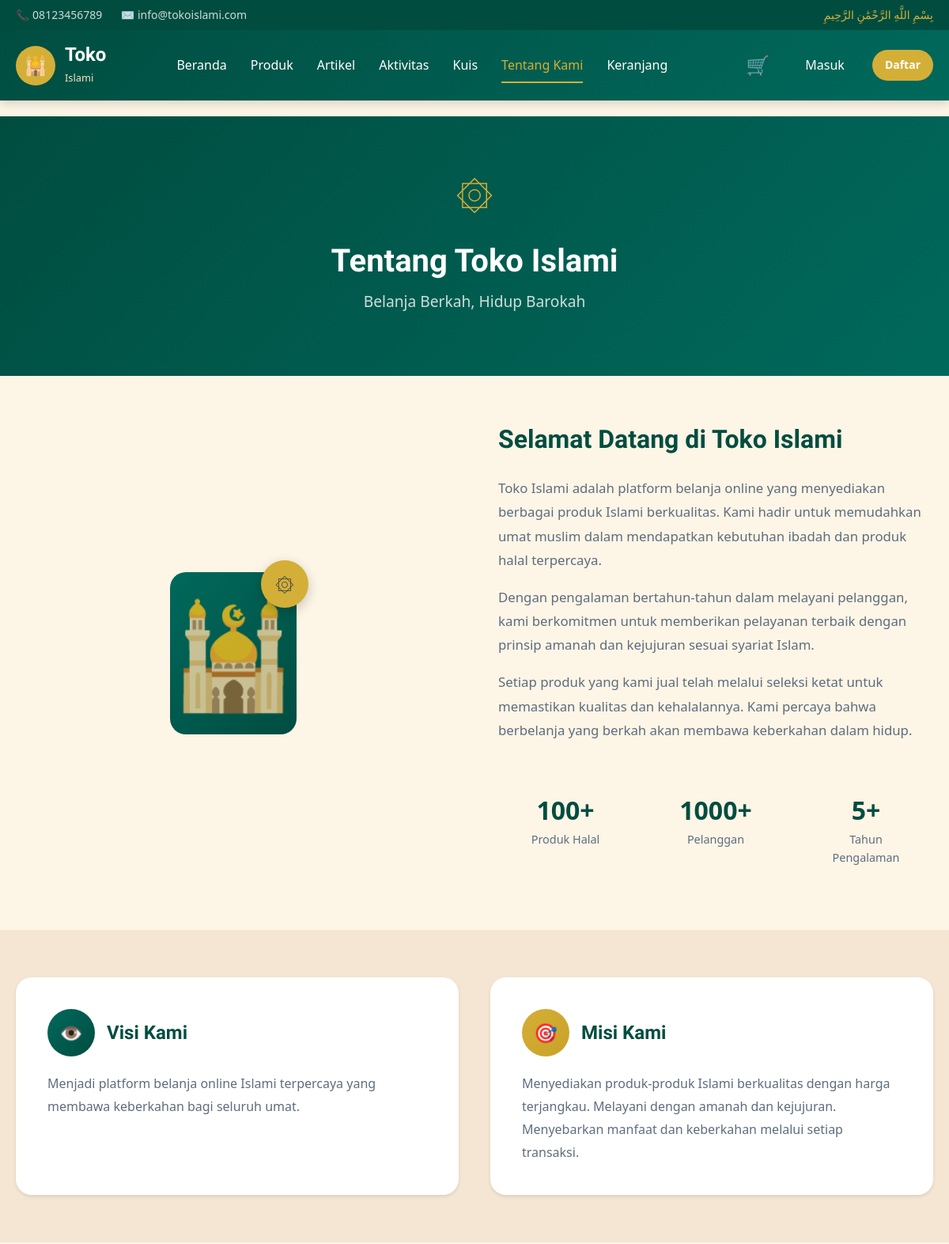
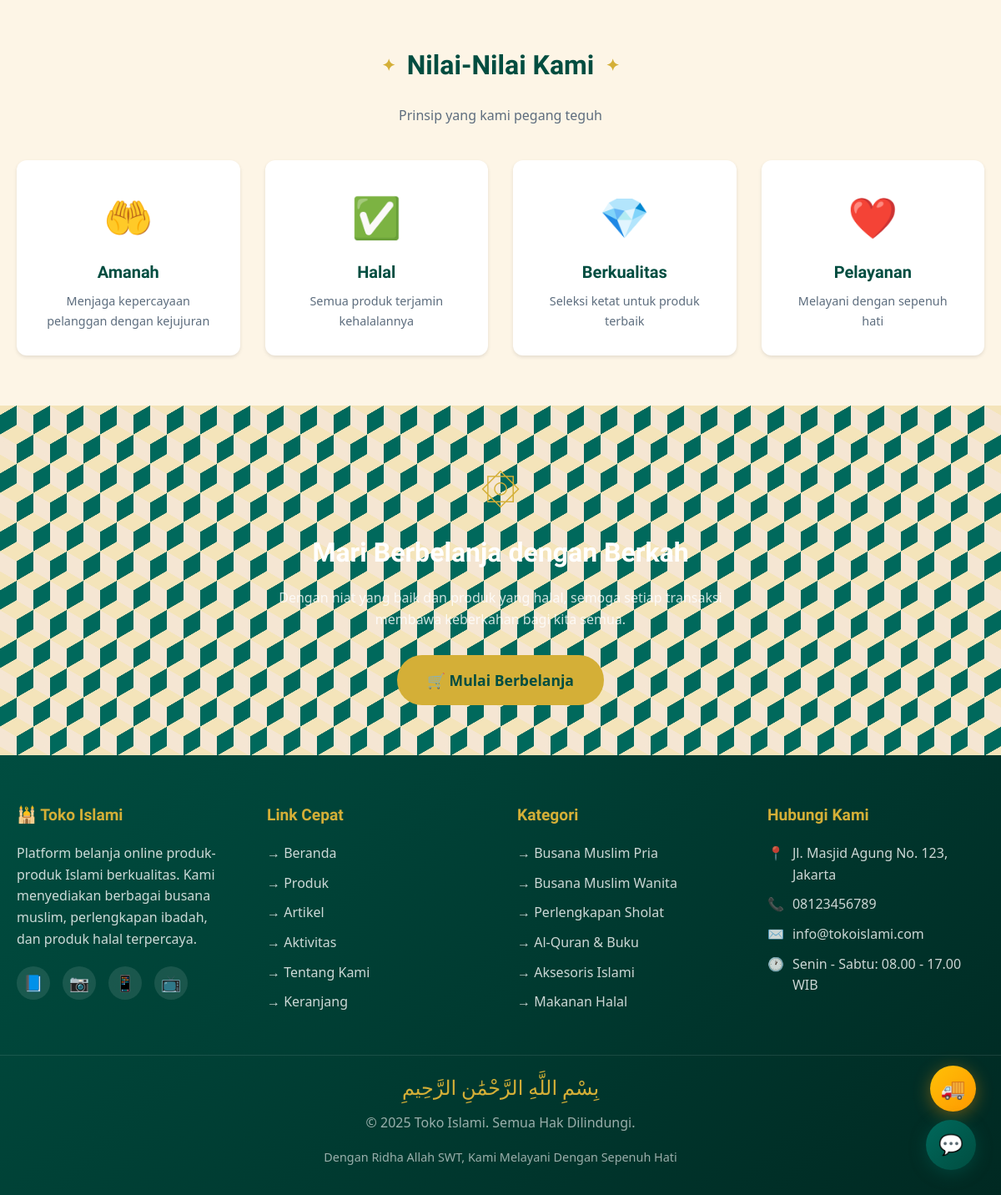
The app's page /pages/about.php with its own data (2 pictures, top to bottom).
### tables this page shows
CREATE TABLE about_page (
    id INT AUTO_INCREMENT PRIMARY KEY,
    title VARCHAR(200) DEFAULT 'Tentang Kami',
    subtitle VARCHAR(255) DEFAULT 'Mengenal Lebih Dekat',
    content TEXT,
    photo VARCHAR(255),
    vision TEXT,
    mission TEXT,
    created_at TIMESTAMP DEFAULT CURRENT_TIMESTAMP,
    updated_at TIMESTAMP DEFAULT CURRENT_TIMESTAMP ON UPDATE CURRENT_TIMESTAMP
);

CREATE TABLE categories (
    id INT AUTO_INCREMENT PRIMARY KEY,
    name VARCHAR(100) NOT NULL,
    slug VARCHAR(100) UNIQUE,
    description TEXT,
    image VARCHAR(255),
    created_at TIMESTAMP DEFAULT CURRENT_TIMESTAMP,
    updated_at TIMESTAMP DEFAULT CURRENT_TIMESTAMP  ON UPDATE CURRENT_TIMESTAMP
);

### includes/functions.php (called while the page is built, shortened)
<?php
function getAboutPage() {
    try {
        $pdo = db();
        $stmt = $pdo->query("SELECT * FROM about_page LIMIT 1");
        return $stmt->fetch();
    } catch (PDOException $e) {
        return null;
    }
}
function getSetting($key, $default = '') {
    static $settings = null;
    if ($settings === null) {
        try {
            $pdo = db();
            $stmt = $pdo->query("SELECT setting_key, setting_value FROM settings");
            $settings = $stmt->fetchAll(PDO::FETCH_KEY_PAIR);
        } catch (PDOException $e) {
            $settings = [];
        }
    }
    return isset($settings[$key]) ? $settings[$key] : $default;
}

### includes/chat-widget.php (the view, shortened to what this page needs)
<a href="<?= BASE_URL ?>/pages/track-order.php" id="track-order-btn" title="Lacak Pesanan">
    🚚
</a>
<div id="chat-widget">
    <button id="chat-toggle" onclick="toggleChat()">
        💬
    </button>
</div>

### pages/about.php (shortened to what this page needs)
<?php
require_once '../includes/header.php';
$about = getAboutPage();
?>
<section style="background: linear-gradient(135deg, var(--primary-dark), var(--primary)); color: white; padding: 60px 0; text-align: center;">
    <div class="container">
        <span style="font-size: 3rem; color: var(--gold);">۞</span>
        <h1 style="margin: 20px 0 10px; color: white;"><?= htmlspecialchars($about['title'] ?? 'Tentang Kami') ?></h1>
        <p style="color: rgba(255,255,255,0.8); font-size: 1.2rem;"><?= htmlspecialchars($about['subtitle'] ?? 'Mengenal Lebih Dekat') ?></p>
    </div>
</section>
<section class="section">
    <div class="container">
        <div style="display: grid; grid-template-columns: 1fr 1fr; gap: 60px; align-items: center;">
            <div style="text-align: center;">
                <div style="position: relative; display: inline-block;">
                    <?php if (!empty($about['photo'])): ?>
                    <img src="<?= UPLOAD_URL . $about['photo'] ?>" alt="<?= htmlspecialchars($about['title'] ?? 'Tentang Kami') ?>"
                         style="width: 100%; max-width: 400px; border-radius: var(--radius-lg); box-shadow: 0 20px 60px rgba(0,0,0,0.15);">
                    <?php else: ?>
                    <div style="width: 100%; max-width: 400px; aspect-ratio: 1; background: linear-gradient(135deg, var(--primary), var(--primary-dark)); border-radius: var(--radius-lg); display: flex; align-items: center; justify-content: center; margin: 0 auto;">
                        <span style="font-size: 8rem; color: white; opacity: 0.8;">🕌</span>
                    </div>
                    <?php endif; ?>
                    <div style="position: absolute; top: -15px; right: -15px; width: 60px; height: 60px; background: var(--gold); border-radius: 50%; display: flex; align-items: center; justify-content: center; font-size: 1.5rem; box-shadow: 0 5px 15px rgba(0,0,0,0.2);">
                        ۞
                    </div>
                </div>
            </div>
            <div>
                <h2 style="color: var(--primary-dark); margin-bottom: 25px; font-size: 2rem;">
                    Selamat Datang di <?= getSetting('site_name', 'Toko Islami') ?>
                </h2>
                <div style="color: var(--text-secondary); line-height: 1.8; font-size: 1.05rem;">
                    <?= $about['content'] ?? '<p>Informasi tentang kami akan segera hadir.</p>' ?>
                </div>
                <div style="display: grid; grid-template-columns: repeat(3, 1fr); gap: 20px; margin-top: 40px;">
                    <div style="text-align: center; padding: 20px; background: var(--cream); border-radius: var(--radius-md);">
                        <div style="font-size: 2rem; font-weight: 700; color: var(--primary-dark);">100+</div>
                        <div style="color: var(--text-secondary); font-size: 0.9rem;">Produk Halal</div>
                    </div>
                    <div style="text-align: center; padding: 20px; background: var(--cream); border-radius: var(--radius-md);">
                        <div style="font-size: 2rem; font-weight: 700; color: var(--primary-dark);">1000+</div>
                        <div style="color: var(--text-secondary); font-size: 0.9rem;">Pelanggan</div>
                    </div>
                    <div style="text-align: center; padding: 20px; background: var(--cream); border-radius: var(--radius-md);">
                        <div style="font-size: 2rem; font-weight: 700; color: var(--primary-dark);">5+</div>
                        <div style="color: var(--text-secondary); font-size: 0.9rem;">Tahun Pengalaman</div>
                    </div>
                </div>
            </div>
        </div>
    </div>
</section>
<section class="section" style="background: var(--cream-dark);">
    <div class="container">
        <div style="display: grid; grid-template-columns: 1fr 1fr; gap: 40px;">
            <div style="background: white; padding: 40px; border-radius: var(--radius-lg); box-shadow: var(--shadow-sm);">
                <div style="display: flex; align-items: center; gap: 15px; margin-bottom: 20px;">
                    <div style="width: 60px; height: 60px; background: linear-gradient(135deg, var(--primary), var(--primary-dark)); border-radius: 50%; display: flex; align-items: center; justify-content: center;">
                        <span style="font-size: 1.5rem; color: white;">👁️</span>
                    </div>
                    <h3 style="margin: 0; color: var(--primary-dark);">Visi Kami</h3>
                </div>
                <p style="color: var(--text-secondary); line-height: 1.8; margin: 0;">
                    <?= htmlspecialchars($about['vision'] ?? 'Menjadi platform belanja online Islami terpercaya yang membawa keberkahan bagi seluruh umat.') ?>
                </p>
            </div>
            <div style="background: white; padding: 40px; border-radius: var(--radius-lg); box-shadow: var(--shadow-sm);">
                <div style="display: flex; align-items: center; gap: 15px; margin-bottom: 20px;">
                    <div style="width: 60px; height: 60px; background: linear-gradient(135deg, var(--gold), #c9a227); border-radius: 50%; display: flex; align-items: center; justify-content: center;">
                        <span style="font-size: 1.5rem; color: white;">🎯</span>
                    </div>
                    <h3 style="margin: 0; color: var(--primary-dark);">Misi Kami</h3>
                </div>
                <p style="color: var(--text-secondary); line-height: 1.8; margin: 0;">
                    <?= htmlspecialchars($about['mission'] ?? 'Menyediakan produk-produk Islami berkualitas dengan harga terjangkau. Melayani dengan amanah dan kejujuran.') ?>
                </p>
            </div>
        </div>
    </div>
</section>
<section class="section">
    <div class="container">
        <div class="section-title">
            <h2>Nilai-Nilai Kami</h2>
            <p>Prinsip yang kami pegang teguh</p>
        </div>
        <div style="display: grid; grid-template-columns: repeat(4, 1fr); gap: 30px;">
            <div style="text-align: center; padding: 30px; background: white; border-radius: var(--radius-md); box-shadow: var(--shadow-sm); transition: transform 0.3s;">
                <div style="font-size: 3rem; margin-bottom: 15px;">🤲</div>
                <h4 style="color: var(--primary-dark); margin-bottom: 10px;">Amanah</h4>
                <p style="color: var(--text-secondary); font-size: 0.9rem; margin: 0;">Menjaga kepercayaan pelanggan dengan kejujuran</p>
            </div>
            <div style="text-align: center; padding: 30px; background: white; border-radius: var(--radius-md); box-shadow: var(--shadow-sm); transition: transform 0.3s;">
                <div style="font-size: 3rem; margin-bottom: 15px;">✅</div>
                <h4 style="color: var(--primary-dark); margin-bottom: 10px;">Halal</h4>
                <p style="color: var(--text-secondary); font-size: 0.9rem; margin: 0;">Semua produk terjamin kehalalannya</p>
            </div>
            <div style="text-align: center; padding: 30px; background: white; border-radius: var(--radius-md); box-shadow: var(--shadow-sm); transition: transform 0.3s;">
                <div style="font-size: 3rem; margin-bottom: 15px;">💎</div>
                <h4 style="color: var(--primary-dark); margin-bottom: 10px;">Berkualitas</h4>
                <p style="color: var(--text-secondary); font-size: 0.9rem; margin: 0;">Seleksi ketat untuk produk terbaik</p>
            </div>
            <div style="text-align: center; padding: 30px; background: white; border-radius: var(--radius-md); box-shadow: var(--shadow-sm); transition: transform 0.3s;">
                <div style="font-size: 3rem; margin-bottom: 15px;">❤️</div>
                <h4 style="color: var(--primary-dark); margin-bottom: 10px;">Pelayanan</h4>
                <p style="color: var(--text-secondary); font-size: 0.9rem; margin: 0;">Melayani dengan sepenuh hati</p>
            </div>
        </div>
    </div>
</section>
<section class="section islamic-pattern" style="background-color: var(--primary); color: white; text-align: center;">
    <div class="container">
        <span style="font-size: 3rem; color: var(--gold);">۞</span>
        <h2 style="color: white; margin: 20px 0;">Mari Berbelanja dengan Berkah</h2>
        <p style="color: rgba(255,255,255,0.8); max-width: 600px; margin: 0 auto 30px;">
            Dengan niat yang baik dan produk yang halal, semoga setiap transaksi membawa keberkahan bagi kita semua.
        </p>
        <a href="<?= BASE_URL ?>/pages/shop/products.php" class="btn btn-lg" style="background: var(--gold); color: var(--primary-dark);">
            🛒 Mulai Berbelanja
        </a>
    </div>
</section>
<?php require_once '../includes/footer.php'; ?>

### includes/footer.php (shortened to what this page needs)
<?php
$siteName = getSetting('site_name', 'Toko Islami');
$sitePhone = getSetting('site_phone', '08123456789');
$siteEmail = getSetting('site_email', 'info@tokoislami.com');
$siteAddress = getSetting('site_address', 'Jakarta, Indonesia');
?>
    </main>
    <footer class="footer">
        <div class="container">
            <div class="footer-grid">
                <div class="footer-col">
                    <h4>🕌 <?= $siteName ?></h4>
                    <p>Platform belanja online produk-produk Islami berkualitas. Kami menyediakan berbagai busana muslim, perlengkapan ibadah, dan produk halal terpercaya.</p>
                    <div class="footer-social">
                        <a href="#" title="Facebook">📘</a>
                        <a href="#" title="Instagram">📷</a>
                        <a href="#" title="WhatsApp">📱</a>
                        <a href="#" title="YouTube">📺</a>
                    </div>
                </div>
                <div class="footer-col">
                    <h4>Link Cepat</h4>
                    <ul>
                        <li><a href="<?= BASE_URL ?>">→ Beranda</a></li>
                        <li><a href="<?= BASE_URL ?>/pages/shop/products.php">→ Produk</a></li>
                        <li><a href="<?= BASE_URL ?>/pages/articles/">→ Artikel</a></li>
                        <li><a href="<?= BASE_URL ?>/pages/aktivitas.php">→ Aktivitas</a></li>
                        <li><a href="<?= BASE_URL ?>/pages/about.php">→ Tentang Kami</a></li>
                        <li><a href="<?= BASE_URL ?>/pages/shop/cart.php">→ Keranjang</a></li>
                    </ul>
                </div>
                <div class="footer-col">
                    <h4>Kategori</h4>
                    <ul>
                        <?php
                        $pdo = db();
                        $categories = $pdo->query("SELECT name, slug FROM categories LIMIT 6")->fetchAll();
                        foreach ($categories as $cat):
                        ?>
                        <li><a href="<?= BASE_URL ?>/pages/shop/products.php?category=<?= $cat['slug'] ?>">→ <?= $cat['name'] ?></a></li>
                        <?php endforeach; ?>
                    </ul>
                </div>
                <div class="footer-col">
                    <h4>Hubungi Kami</h4>
                    <ul class="footer-contact">
                        <li>
                            <span>📍</span>
                            <span><?= $siteAddress ?></span>
                        </li>
                        <li>
                            <span>📞</span>
                            <span><?= $sitePhone ?></span>
                        </li>
                        <li>
                            <span>✉️</span>
                            <span><?= $siteEmail ?></span>
                        </li>
                        <li>
                            <span>🕐</span>
                            <span>Senin - Sabtu: 08.00 - 17.00 WIB</span>
                        </li>
                    </ul>
                </div>
            </div>
        </div>
        <div class="footer-bottom">
            <div class="container">
                <div class="bismillah">بِسْمِ اللَّهِ الرَّحْمَٰنِ الرَّحِيمِ</div>
                <p>&copy; <?= date('Y') ?> <?= $siteName ?>. Semua Hak Dilindungi.</p>
                <p style="margin-top: 10px; font-size: 0.9rem;">Dengan Ridha Allah SWT, Kami Melayani Dengan Sepenuh Hati</p>
            </div>
        </div>
    </footer>
    <?php include_once __DIR__ . '/chat-widget.php'; ?>
</body>
</html>

### records on screen
about_page: title "Tentang Toko Islami", subtitle "Belanja Berkah, Hidup Barokah", content "Toko Islami adalah platform belanja online yang menyediakan berbagai produk Islami berkualitas. Kami hadir untuk memudahkan umat muslim dalam mendapatkan kebutuhan ibadah dan produk halal terpercaya. Dengan pengalaman bertahun-tahun dalam melayani pelanggan, kami berkomitmen untuk memberikan pelayanan terbaik dengan prinsip amanah dan kejujuran sesuai syariat Islam. Setiap produk yang kami jual telah melalui seleksi ketat untuk memastikan kualitas dan kehalalannya. Kami percaya bahwa berbelanja yang berkah akan membawa keberkahan dalam hidup.", vision "Menjadi platform belanja online Islami terpercaya yang membawa keberkahan bagi seluruh umat.", mission "Menyediakan produk-produk Islami berkualitas dengan harga terjangkau. Melayani dengan amanah dan kejujuran. Menyebarkan manfaat dan keberkahan melalui setiap transaksi."
categories: name "Busana Muslim Pria"
categories: name "Busana Muslim Wanita"
categories: name "Perlengkapan Sholat"
categories: name "Al-Quran & Buku"
categories: name "Aksesoris Islami"
categories: name "Makanan Halal"

### other values on screen
$sitePhone "08123456789"
$siteEmail "info@tokoislami.com"
html_entity_decode($navbarTitleLarge, ENT_QUOTES, 'UTF-8') "Toko"
html_entity_decode($navbarTitleSmall, ENT_QUOTES, 'UTF-8') "Islami"
getSetting('site_name', 'Toko Islami') "Toko Islami"
$siteName "Toko Islami"
$siteAddress "Jl. Masjid Agung No. 123, Jakarta"
